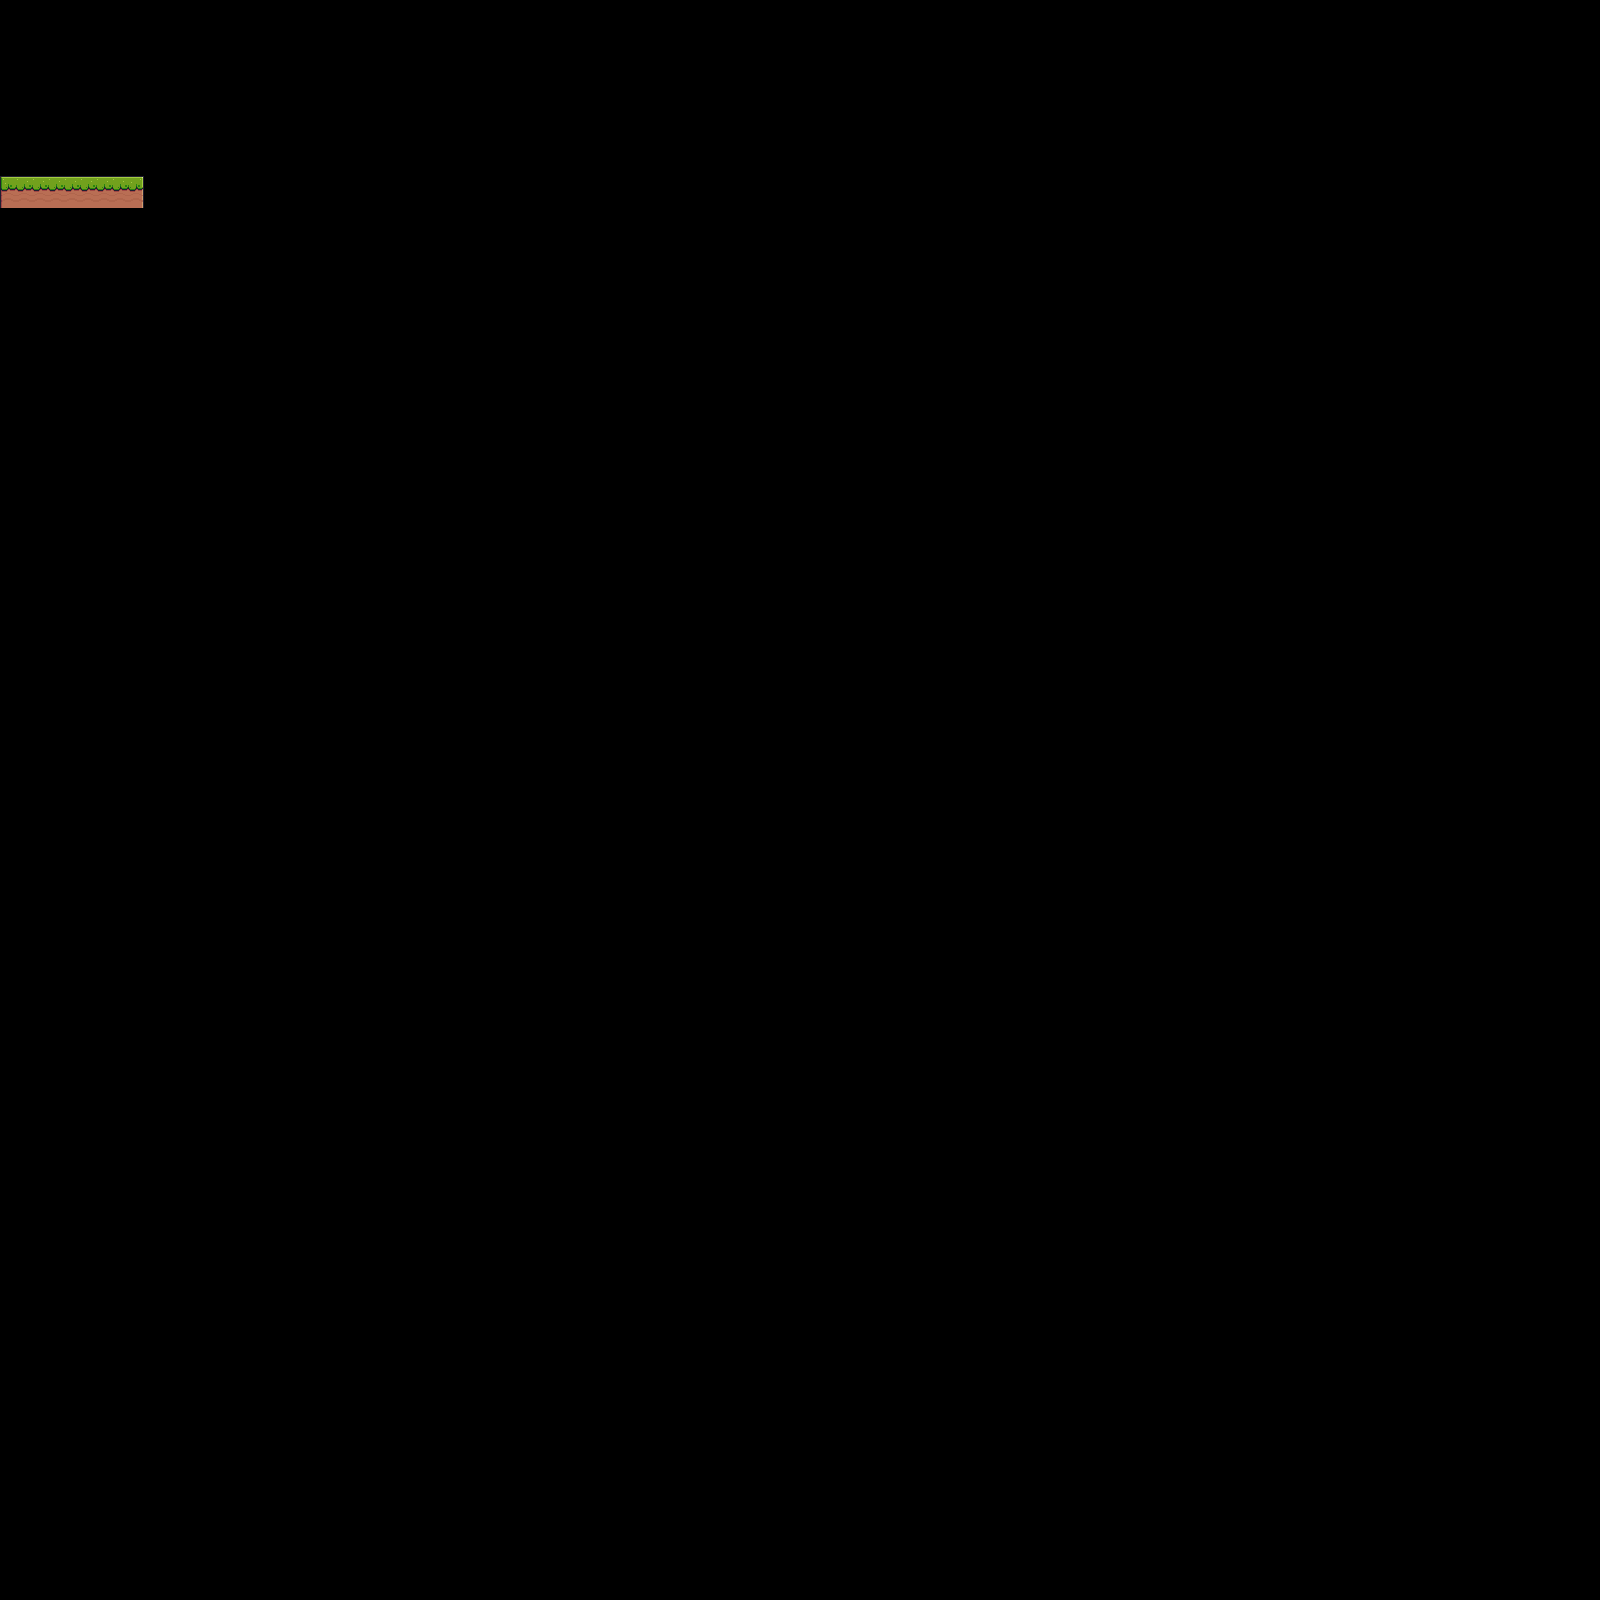

A level layout from a 2D game, rendered from its tile map. Below: a short description, then the map file with tile-grid data replaced by summaries:
An orthogonal 100x100 tile map with 16x16 px tiles, 1 tile layer (a).

<map version="1.5" tiledversion="1.7.2" orientation="orthogonal" renderorder="right-down" width="100" height="100" tilewidth="16" tileheight="16" infinite="0" nextlayerid="2" nextobjectid="1">
 <tileset firstgid="1" name="terrain" tilewidth="16" tileheight="16" tilecount="242" columns="22">
  <image source="terrain.png" width="352" height="176" />
 </tileset>
 <layer id="1" name="a" width="100" height="100">
  <data>[10000 cells, 18 non-empty, 6 distinct tile ids]</data>
 </layer>
</map>
